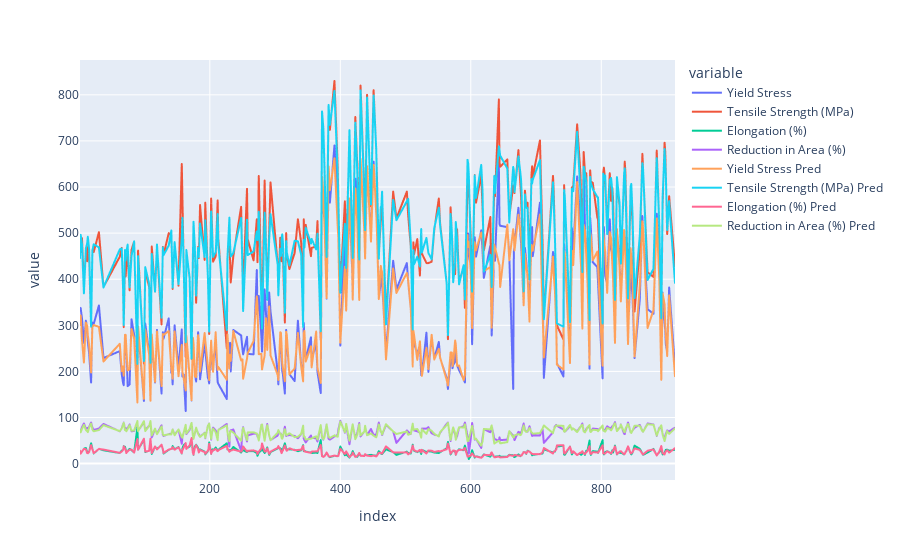

This figure's notebook cell:
### Code cell
px.line(ytest2.sort_index())

### Figure 1 — Plotly figure (JSON) as saved in the notebook; plotly's stock layout.template omitted (floating-point values rounded to 4 significant figures; data arrays with more than 128 entries replaced by an {"elided": "..."} marker saying what was removed)
{"data": [{"hovertemplate": "variable=Yield Stress<br>index=%{x}<br>value=%{y}<extra></extra>", "legendgroup": "Yield Stress", "line": {"color": "#636efa", "dash": "solid"}, "marker": {"symbol": "circle"}, "mode": "lines", "name": "Yield Stress", "showlegend": true, "type": "scattergl", "x": {"elided": "275 int values"}, "xaxis": "x", "y": {"elided": "275 int values"}, "yaxis": "y"}, {"hovertemplate": "variable=Tensile Strength (MPa)<br>index=%{x}<br>value=%{y}<extra></extra>", "legendgroup": "Tensile Strength (MPa)", "line": {"color": "#EF553B", "dash": "solid"}, "marker": {"symbol": "circle"}, "mode": "lines", "name": "Tensile Strength (MPa)", "showlegend": true, "type": "scattergl", "x": {"elided": "275 int values"}, "xaxis": "x", "y": {"elided": "275 int values"}, "yaxis": "y"}, {"hovertemplate": "variable=Elongation (%)<br>index=%{x}<br>value=%{y}<extra></extra>", "legendgroup": "Elongation (%)", "line": {"color": "#00cc96", "dash": "solid"}, "marker": {"symbol": "circle"}, "mode": "lines", "name": "Elongation (%)", "showlegend": true, "type": "scattergl", "x": {"elided": "275 int values"}, "xaxis": "x", "y": {"elided": "275 int values"}, "yaxis": "y"}, {"hovertemplate": "variable=Reduction in Area (%)<br>index=%{x}<br>value=%{y}<extra></extra>", "legendgroup": "Reduction in Area (%)", "line": {"color": "#ab63fa", "dash": "solid"}, "marker": {"symbol": "circle"}, "mode": "lines", "name": "Reduction in Area (%)", "showlegend": true, "type": "scattergl", "x": {"elided": "275 int values"}, "xaxis": "x", "y": {"elided": "275 int values"}, "yaxis": "y"}, {"hovertemplate": "variable=Yield Stress Pred<br>index=%{x}<br>value=%{y}<extra></extra>", "legendgroup": "Yield Stress Pred", "line": {"color": "#FFA15A", "dash": "solid"}, "marker": {"symbol": "circle"}, "mode": "lines", "name": "Yield Stress Pred", "showlegend": true, "type": "scattergl", "x": {"elided": "275 int values"}, "xaxis": "x", "y": {"elided": "275 float values"}, "yaxis": "y"}, {"hovertemplate": "variable=Tensile Strength (MPa) Pred<br>index=%{x}<br>value=%{y}<extra></extra>", "legendgroup": "Tensile Strength (MPa) Pred", "line": {"color": "#19d3f3", "dash": "solid"}, "marker": {"symbol": "circle"}, "mode": "lines", "name": "Tensile Strength (MPa) Pred", "showlegend": true, "type": "scattergl", "x": {"elided": "275 int values"}, "xaxis": "x", "y": {"elided": "275 float values"}, "yaxis": "y"}, {"hovertemplate": "variable=Elongation (%) Pred<br>index=%{x}<br>value=%{y}<extra></extra>", "legendgroup": "Elongation (%) Pred", "line": {"color": "#FF6692", "dash": "solid"}, "marker": {"symbol": "circle"}, "mode": "lines", "name": "Elongation (%) Pred", "showlegend": true, "type": "scattergl", "x": {"elided": "275 int values"}, "xaxis": "x", "y": {"elided": "275 float values"}, "yaxis": "y"}, {"hovertemplate": "variable=Reduction in Area (%) Pred<br>index=%{x}<br>value=%{y}<extra></extra>", "legendgroup": "Reduction in Area (%) Pred", "line": {"color": "#B6E880", "dash": "solid"}, "marker": {"symbol": "circle"}, "mode": "lines", "name": "Reduction in Area (%) Pred", "showlegend": true, "type": "scattergl", "x": {"elided": "275 int values"}, "xaxis": "x", "y": {"elided": "275 float values"}, "yaxis": "y"}], "layout": {"legend": {"title": {"text": "variable"}, "tracegroupgap": 0}, "margin": {"t": 60}, "xaxis": {"anchor": "y", "domain": [0, 1], "title": {"text": "index"}}, "yaxis": {"anchor": "x", "domain": [0, 1], "title": {"text": "value"}}}}
